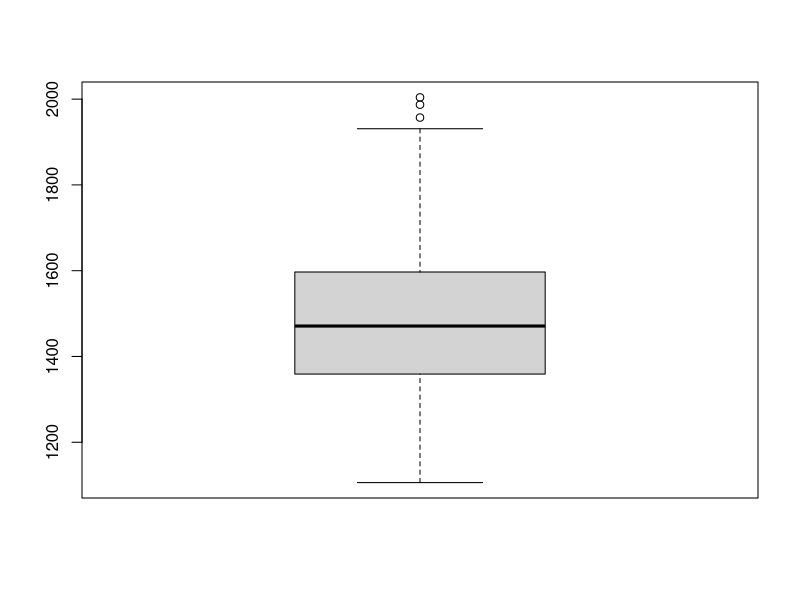

This figure's R source:
## ---- chunk 1
dementia <- read.csv('./Data/alzheimer.csv', header=T)
dementia
## ---- chunk 2
str(dementia)
## ---- chunk 3
library(stringr)
## ---- chunk 4
sum(is.na(dementia))
## ---- chunk 5
colSums(is.na(dementia))
## ---- chunk 6
dementia1 <- subset(dementia, !is.na(dementia$MMSE))
## ---- chunk 7
str(dementia1)
## ---- chunk 8
table(dementia1$SES)
## ---- chunk 9
subset(dementia1, dementia1$SES == '')
subset(dementia1, dementia1$SES == 'Qh')
## ---- chunk 10
dementia1 <- subset(dementia1, !dementia1$SES == '')
dementia1 <- subset(dementia1, !dementia1$SES == 'Qh')
## ---- chunk 11
str(dementia1)
## ---- chunk 12
dementia1 <- dementia1[,-1]
## ---- chunk 13
str(dementia1)
## ---- chunk 14
dementia1$SexCode[dementia1$M.F == 'F'] <- 0
dementia1$SexCode[dementia1$M.F == 'M'] <- 1
## ---- chunk 15
dementia1 <- dementia1[,-1]
## ---- chunk 16
dementia1$SES <- as.numeric(dementia1$SES)
## ---- chunk 17
str(dementia1)
## ---- chunk 18
library(stringr)
## ---- chunk 19
dementia1$CDR <- str_replace(dementia1$CDR, '2', '1')
## ---- chunk 20
as.factor(dementia1$CDR)
## ---- chunk 21
dementia1$CDR <- as.factor(dementia1$CDR)
## ---- chunk 22
str(dementia1)
## ---- chunk 23
#write.csv(dementia1, "./Data/dementia1.csv", row.names = F)
## ---- chunk 24
library(party)
## ---- chunk 25
library(caret)
## ---- chunk 26

#species 중 70퍼센트
samp <- createDataPartition(dementia1$CDR, p=0.7, list = F)
## ---- chunk 27
data.train <- dementia1[samp,]
data.test <- dementia1[-samp,]
## ---- chunk 28
x <- subset(data.test, select=-CDR)
y <- data.test$CDR
## ---- chunk 29
dementia1
## ---- chunk 30
dementia_tree <- ctree(CDR ~ Age+EDUC+SES+MMSE+SexCode, data=data.train)
## ---- chunk 31
pred <- predict(dementia_tree, x)
pred
## ---- chunk 32
mean(pred == y)
table(pred, y)
## ---- chunk 33
library(randomForest)
## ---- chunk 34
library(caret)
samp <- createDataPartition(dementia1$CDR, p=0.7, list = F)
data.train <- dementia1[samp,]
data.test <- dementia1[-samp,]
samp
data.train
data.test
## ---- chunk 35
x <- subset(data.test, select = -CDR)
y <- data.test$CDR
## ---- chunk 36
rf <- randomForest(CDR ~ Age+EDUC+SES+MMSE+SexCode, data = data.train, ntree = 100)
rf
## ---- chunk 37
pred <- predict(rf, x)
## ---- chunk 38
mean(pred == y)
table(pred, y)
## ---- chunk 39
nrow(dementia1)
## ---- chunk 40
saveRDS(rf,'./Data/random_dementia.rds')
## ---- chunk 41
boxplot(dementia1$eTIV)
## ---- chunk 42
str(dementia1)
## ---- chunk 43

samp <- c(sample(1:117, 82), sample(118:234, 82), sample(235:353, 82))
samp
## ---- chunk 44
data.train <- dementia1[samp, ]
data.train
## ---- chunk 45
data.test <- dementia1[-samp,]
data.test
## ---- chunk 46
summary(data.train)
summary(data.test)
## ---- chunk 47
library(nnet)
## ---- chunk 48
model.nnet <- nnet(CDR ~ Age+MMSE+SES+EDUC+SexCode, data = data.train, size=3) # size: 은닉층 개수
## ---- chunk 49
model.nnet
## ---- chunk 50
x <- subset(data.test, select = -CDR)
x
## ---- chunk 51
y <- data.test$CDR
y
## ---- chunk 52
pred <- predict(model.nnet, x, type = 'class')
pred
## ---- chunk 53
mean(pred == y)*100
## ---- chunk 54
table(pred, y)
## ---- chunk 55
library(e1071)
## ---- chunk 56
library(caret)
samp <- createDataPartition(dementia1$CDR, p=0.7, list=F)
data.train <- dementia1[samp,]
data.test <- dementia1[-samp,]
## ---- chunk 57
x <- subset(data.test, select=-CDR)
y <- data.test$CDR
## ---- chunk 58
x
y
## ---- chunk 59
model <- svm(CDR ~ Age+EDUC+SES+MMSE+SexCode, data = data.train)
## ---- chunk 60
pred <- predict(model, x)
## ---- chunk 61
mean(pred == y)
table(pred, y)
## ---- chunk 62
library(dplyr)
## ---- chunk 63
arrange(dementia1, dementia1$Age)
## ---- chunk 64
library(randomForest)
library(caret)
samp <- createDataPartition(dementia1$CDR, p=0.7, list = F)
data.train <- dementia1[samp,]
data.test <- dementia1[-samp,]
samp
data.train
data.test
## ---- chunk 65
x <- subset(data.test, select = -CDR)
y <- data.test$CDR
## ---- chunk 66
dementia1
## ---- chunk 67
rf <- randomForest(CDR ~ Age+EDUC+SES+MMSE+eTIV+SexCode, data = data.train, ntree = 100)
rf
## ---- chunk 68
pred <- predict(rf, x)
## ---- chunk 69
mean(pred == y)
table(pred, y)
## ---- chunk 70
arrange(dementia1, dementia1$EDUC)

## ---- chunk 71
head(arrange(dementia1, dementia1$SES))
tail(arrange(dementia1, dementia1$SES))
## ---- chunk 72
dementiaFinal <- read.csv('./Data/dementia_all.csv', header=T)
## ---- chunk 73
normal <- nrow(subset(dementiaFinal, dementiaFinal$CDR==0.0))
unnormal <- nrow(subset(dementiaFinal, dementiaFinal$CDR==0.5))
nrow(subset(dementiaFinal, dementiaFinal$CDR==1.0))
## ---- chunk 74
a <- sort(sample(normal, 62))
b <- sort(sample(unnormal, 62))
## ---- chunk 75
nn <- subset(dementiaFinal, dementiaFinal$CDR==0.0)
pp <- subset(dementiaFinal, dementiaFinal$CDR==0.5)
## ---- chunk 76
hh <- rbind(nn[a,],pp[b,], subset(dementiaFinal, dementiaFinal$CDR==1.0))
## ---- chunk 77
str(hh)
## ---- chunk 78
library(caret)
samp <- createDataPartition(hh$CDR, p=0.7, list = F)
data.train <- hh[samp,]
data.test <- hh[-samp,]
samp
data.train
data.test
## ---- chunk 79
x <- subset(data.test, select = -CDR)
y <- data.test$CDR
## ---- chunk 80
rf <- randomForest(CDR ~ Age+EDUC+SES+MMSE+SexCode, data = data.train, ntree = 100)
rf
## ---- chunk 81
pred <- predict(rf, x)
## ---- chunk 82
mean(pred == y)
table(pred, y)
## ---- chunk 83
hh$CDR <- factor(hh$CDR)
## ---- chunk 84
hh
## ---- chunk 85
#write.csv(hh, "./Data/dementiaHH.csv", row.names = F)
## ---- chunk 86
library(caret)
samp <- createDataPartition(hh$CDR, p=0.7, list = F)
data.train <- hh[samp,]
data.test <- hh[-samp,]
samp
data.train
data.test
## ---- chunk 87
x <- subset(data.test, select = -CDR)
y <- data.test$CDR
## ---- chunk 88
rf <- randomForest(CDR ~ Age+EDUC+SES+MMSE+SexCode, data = data.train, ntree = 100, type = 'vote')
rf
## ---- chunk 89
pred <- predict(rf, x, type = 'vote')
pred
## ---- chunk 90
mean(pred == y)
## ---- chunk 91
summary(pred)
## ---- chunk 92
#saveRDS(rf,'./Data/randomRegres3_dementia.rds')
## ---- chunk 93
help(predict)
## ---- chunk 94
subset(hh, hh$CDR==0.5)
subset(hh, hh$CDR==1)
## ---- chunk 95
hh$CDR <- str_replace(hh$CDR, '0.5', '1')
## ---- chunk 96
subset(hh, hh$CDR=='0')
subset(hh, hh$CDR=='1')
## ---- chunk 97
hh$CDR <- as.numeric(hh$CDR)
## ---- chunk 98
str(hh)
## ---- chunk 99
library(randomForest)
library(caret)
samp <- createDataPartition(hh$CDR, p=0.7, list = F)
data.train <- hh[samp,]
data.test <- hh[-samp,]
samp
data.train
data.test
## ---- chunk 100
x <- subset(data.test, select = -CDR)
y <- data.test$CDR
## ---- chunk 101
rf <- randomForest(CDR ~ Age+EDUC+SES+MMSE+SexCode, data = data.train, ntree = 100, type = 'vote')
## ---- chunk 102
pred <- predict(rf, x)
pred
## ---- chunk 103
mean(pred == y)
## ---- chunk 104
rf
## ---- chunk 105
saveRDS(rf,'./Data/randomRegres4_dementia.rds')
## ---- chunk 106
pred
